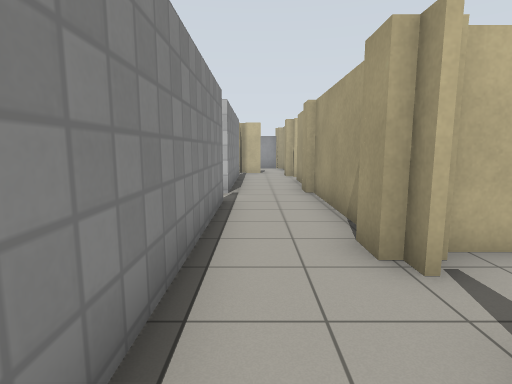
[1] (above)

24 first-person views from a walk through a robot-simulator world made for Gazebo. The camera is 1.2 m above the floor, tilts 8° down and sees 80° across. The floor is counted in squares, 1 m on a side. Each view is taken from the middle of a square. On the plan, view 1 faces up. The plan holds only what a view shows up to about 13 squares ahead; the rest is blank. Simple patterns stand in for the simulator's built-in surfaces.

[2]
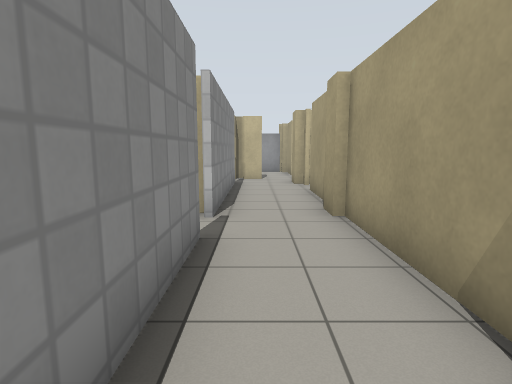

[3]
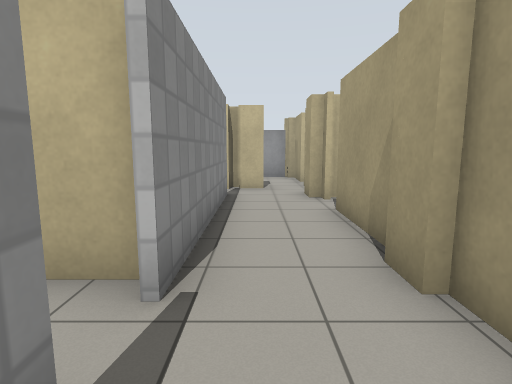

[4]
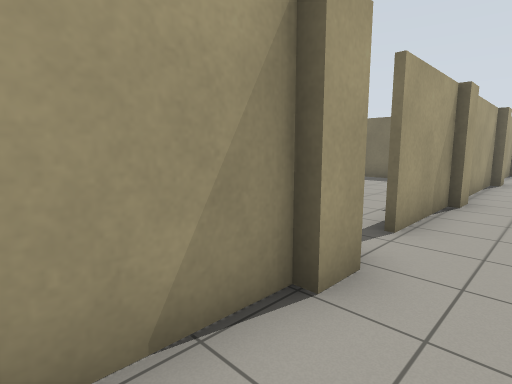

[5]
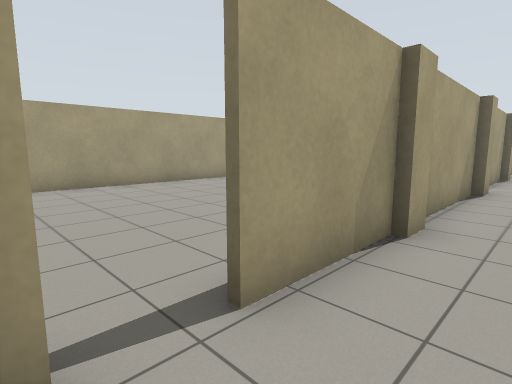

[6]
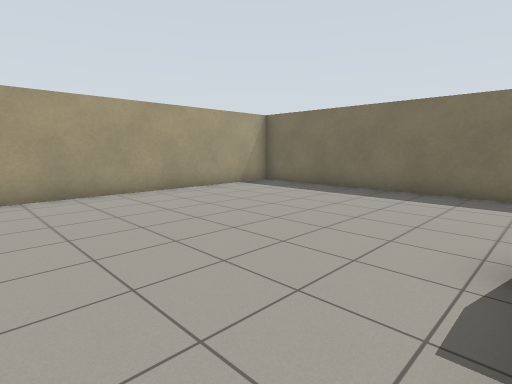

[7]
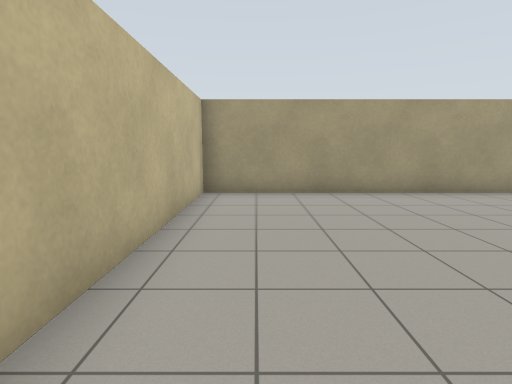

[8]
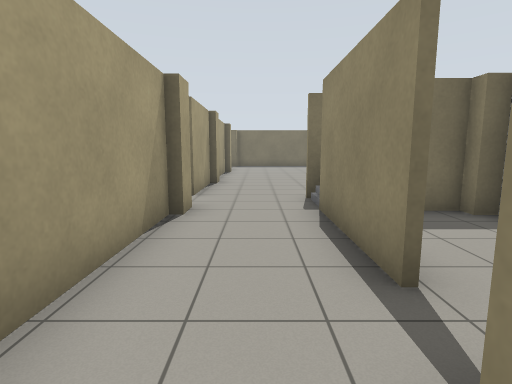

[9]
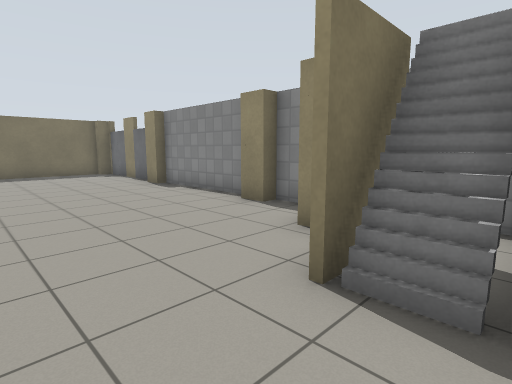

[10]
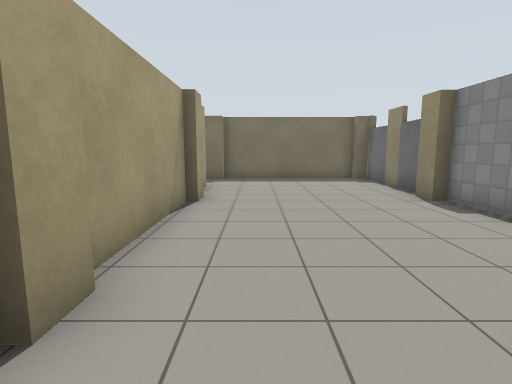

[11]
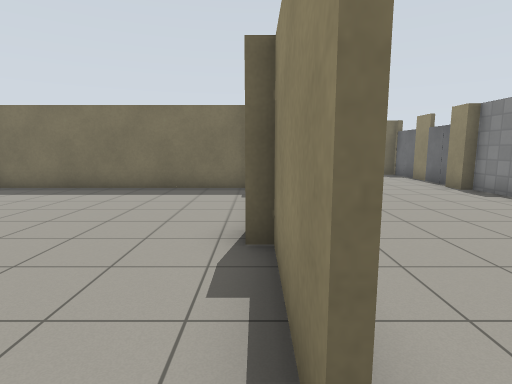

[12]
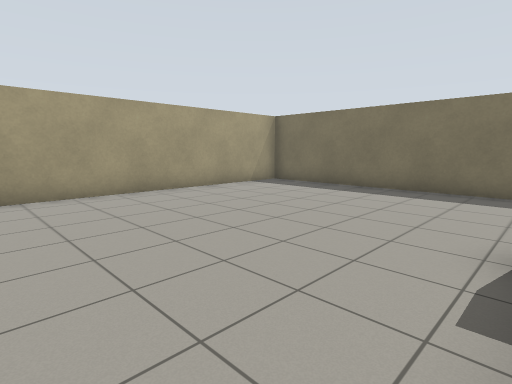

[13]
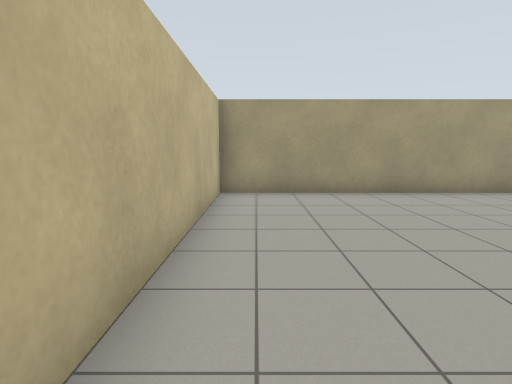

[14]
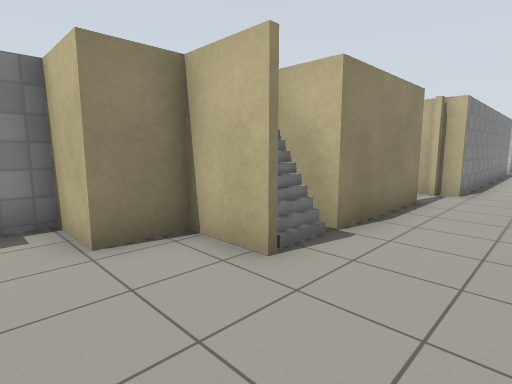

[15]
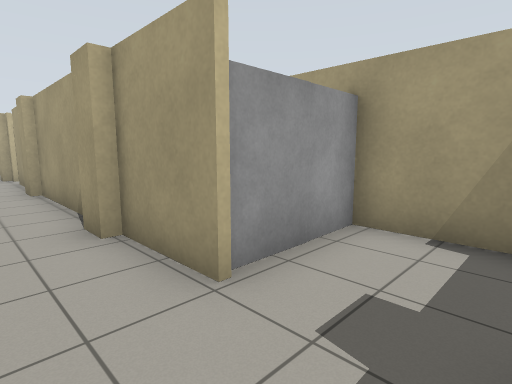

[16]
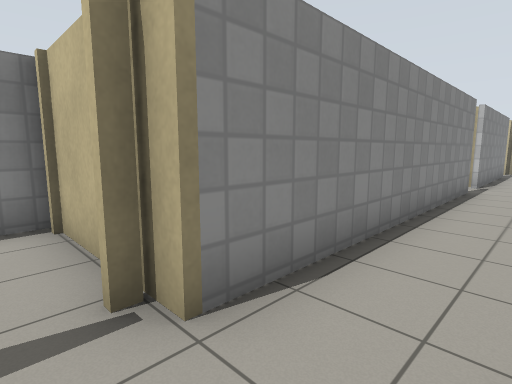

[17]
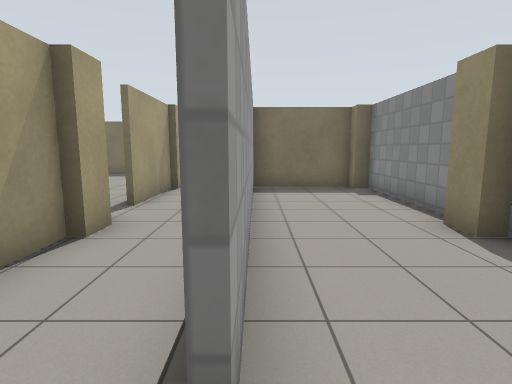

[18]
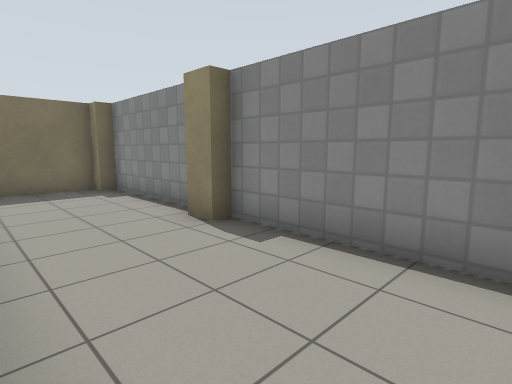

[19]
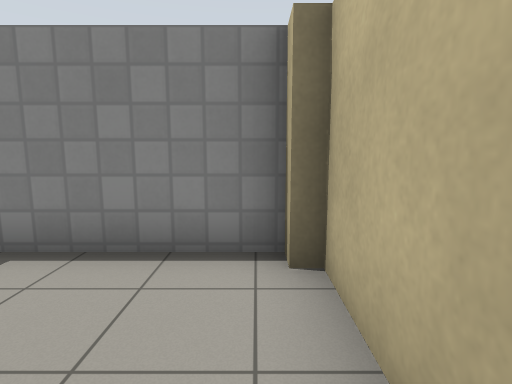

[20]
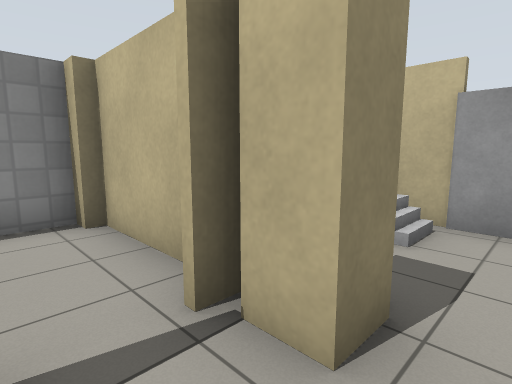

[21]
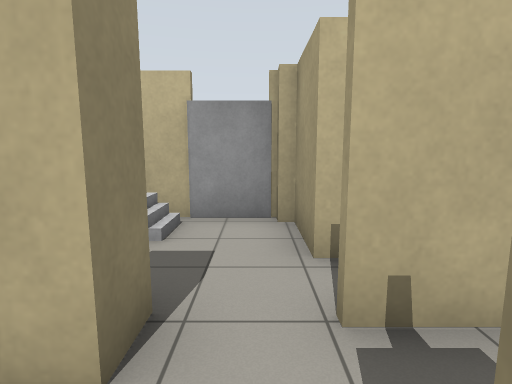

[22]
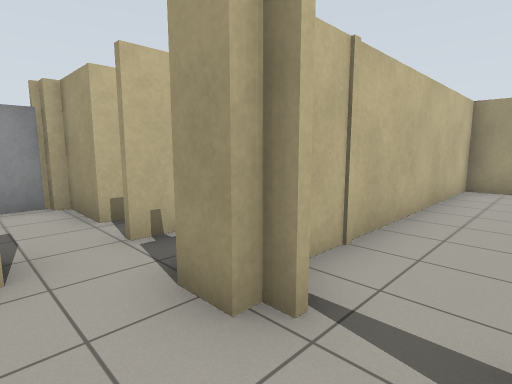

[23]
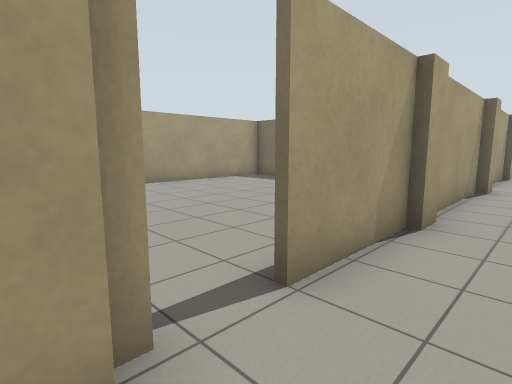

[24]
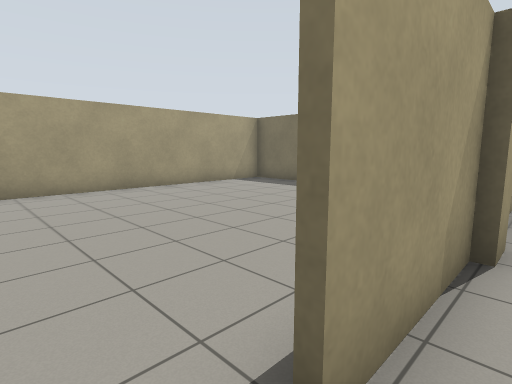

### Floor plan
Ten units are one square. View 1 is at (0, 0); x grows to the right and y downward. Boxes are objects, and circles mark ways between rooms. Rooms are numbered by the first view taken in them; rooms with no view inside come last. Other rooms are left out.
<svg viewBox="-60 -165 168 397">
<path fill="none" stroke="#000" d="M-28 85 -28 99 -45 99 -45 117 -40 117 -40 126M13 74 13 65M16 77 16 72M16 66 16 27M16 117 16 89M13 125 13 116M-45 130 -45 170 -40 170 -40 175M-13 35 -13 70 -25 70M13 21 13 12M16 14 16 -16M16 170 16 124M16 196 16 177 13 177 13 169M-45 195 -45 205M16 -28 16 -33M13 -31 13 -40M16 -39 16 -85M-45 223 -40 223 -40 227 13 227 13 223 21 223M45 218 45 196M-8 -71 -8 19M13 -84 13 -93M16 -91 16 -121M16 -131 16 -136M21 -136 13 -136 13 -144M-8 -140 -8 -83M2 -154 -6 -154M-8 -158 -8 -151M28 -159 15 -159M26 69 103 69 103 -34 22 -34M18 89 18 117M22 174 103 174 103 70 30 70M81 -36 103 -36 103 -139 26 -139M-45 -26 -45 13 -40 13 -40 21M-9 -10 -9 -71M-9 -87 -40 -87 -40 -84 -45 -84 -45 -39 -40 -39 -40 -31M-41 18 -9 18M-45 65 -40 65M-8 19 -45 19M-40 69 -33 69"/>
<rect x="-55" y="215" width="10" height="10" fill="#bbb"><title>door leaf</title></rect>
<rect x="-55" y="205" width="10" height="10" fill="#bbb"><title>door leaf</title></rect>
<rect x="-55" y="185" width="10" height="10" fill="#bbb"><title>door leaf</title></rect>
<rect x="-55" y="175" width="10" height="10" fill="#bbb"><title>door leaf</title></rect>
<rect x="-35" y="75" width="20" height="10" fill="#bbb"><title>stairs</title></rect>
<rect x="15" y="195" width="20" height="10" fill="#bbb"><title>door leaf</title></rect>
<circle cx="20" cy="-20" r="3" fill="#2a7"/>
<circle cx="20" cy="80" r="3" fill="#2a7"/>
<circle cx="20" cy="-120" r="3" fill="#2a7"/>
<circle cx="-10" cy="-80" r="3" fill="#2a7"/>
<circle cx="-10" cy="30" r="3" fill="#2a7"/>
<text x="-10" y="90">1</text>
<text x="60" y="10">2</text>
<text x="60" y="120">3</text>
<text x="60" y="-90">4</text>
<text x="-30" y="-40">5</text>
<text x="-30" y="40">6</text>
</svg>
Room 1 opens to room 2. Room 1 opens to room 3. Room 1 opens to room 4. Room 1 opens to room 5. Room 1 opens to room 6.

Where each view was taken, in squares from view 1:
view 1: 0 up, 0 right, facing up
view 2: 3 up, 0 right, facing up
view 3: 6 up, 0 right, facing up
view 4: 6 up, 0 right, facing down-right
view 5: 3 up, 0 right, facing down-right
view 6: 2 up, 2 right, facing down-right
view 7: 2 up, 2 right, facing right
view 8: 1 down, 0 right, facing down
view 9: 7 down, 1 right, facing down-left
view 10: 10 down, 0 right, facing down
view 11: 8 down, 2 right, facing down
view 12: 8 down, 2 right, facing down-right
view 13: 8 down, 2 right, facing right
view 14: 11 down, 1 right, facing up-left
view 15: 22 down, 0 right, facing up-right
view 16: 3 down, 1 right, facing up-left
view 17: 8 up, 1 left, facing down
view 18: 8 up, 1 left, facing down-left
view 19: 8 up, 1 left, facing left
view 20: 14 up, 1 right, facing up-left
view 21: 14 up, 1 right, facing up
view 22: 12 up, 0 right, facing up-right
view 23: 14 up, 0 right, facing down-right
view 24: 13 up, 1 right, facing down-right
